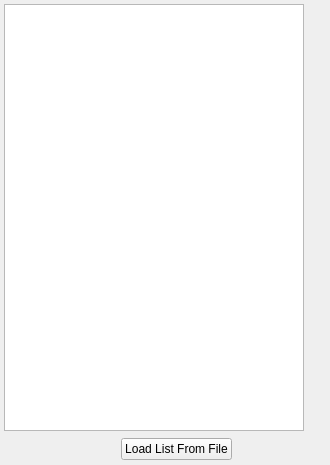
<?xml version="1.0" encoding="UTF-8"?>
<ui version="4.0">
 <class>StatsGenMDFWidget</class>
 <widget class="QWidget" name="StatsGenMDFWidget">
  <property name="geometry">
   <rect>
    <x>0</x>
    <y>0</y>
    <width>330</width>
    <height>465</height>
   </rect>
  </property>
  <property name="windowTitle">
   <string>Form</string>
  </property>
  <layout class="QHBoxLayout" name="horizontalLayout">
   <property name="leftMargin">
    <number>4</number>
   </property>
   <property name="topMargin">
    <number>4</number>
   </property>
   <property name="rightMargin">
    <number>4</number>
   </property>
   <property name="bottomMargin">
    <number>4</number>
   </property>
   <item>
    <layout class="QVBoxLayout" name="verticalLayout_6">
     <item>
      <widget class="QTableView" name="m_MDFTableView">
       <property name="sizePolicy">
        <sizepolicy hsizetype="Minimum" vsizetype="Ignored">
         <horstretch>0</horstretch>
         <verstretch>0</verstretch>
        </sizepolicy>
       </property>
       <property name="minimumSize">
        <size>
         <width>300</width>
         <height>0</height>
        </size>
       </property>
       <property name="verticalScrollMode">
        <enum>QAbstractItemView::ScrollPerPixel</enum>
       </property>
       <property name="horizontalScrollMode">
        <enum>QAbstractItemView::ScrollPerPixel</enum>
       </property>
       <property name="cornerButtonEnabled">
        <bool>false</bool>
       </property>
      </widget>
     </item>
     <item>
      <layout class="QHBoxLayout" name="horizontalLayout_2" stretch="0,0,0,0">
       <property name="spacing">
        <number>6</number>
       </property>
       <property name="sizeConstraint">
        <enum>QLayout::SetMinAndMaxSize</enum>
       </property>
       <item>
        <widget class="QPushButton" name="addMDFRowBtn">
         <property name="minimumSize">
          <size>
           <width>24</width>
           <height>24</height>
          </size>
         </property>
         <property name="maximumSize">
          <size>
           <width>24</width>
           <height>24</height>
          </size>
         </property>
         <property name="toolTip">
          <string>Add MDF Weight</string>
         </property>
         <property name="text">
          <string/>
         </property>
         <property name="icon">
          <iconset resource="../../../../Resources/icons/images/Icons.qrc">
           <normaloff>:/add2.png</normaloff>:/add2.png</iconset>
         </property>
         <property name="iconSize">
          <size>
           <width>24</width>
           <height>24</height>
          </size>
         </property>
         <property name="flat">
          <bool>true</bool>
         </property>
        </widget>
       </item>
       <item>
        <widget class="QPushButton" name="deleteMDFRowBtn">
         <property name="sizePolicy">
          <sizepolicy hsizetype="Fixed" vsizetype="Fixed">
           <horstretch>0</horstretch>
           <verstretch>0</verstretch>
          </sizepolicy>
         </property>
         <property name="minimumSize">
          <size>
           <width>24</width>
           <height>24</height>
          </size>
         </property>
         <property name="maximumSize">
          <size>
           <width>24</width>
           <height>24</height>
          </size>
         </property>
         <property name="toolTip">
          <string>Delete MDF Weight</string>
         </property>
         <property name="text">
          <string/>
         </property>
         <property name="icon">
          <iconset resource="../../../../Resources/icons/images/Icons.qrc">
           <normaloff>:/delete2.png</normaloff>:/delete2.png</iconset>
         </property>
         <property name="iconSize">
          <size>
           <width>24</width>
           <height>24</height>
          </size>
         </property>
         <property name="flat">
          <bool>true</bool>
         </property>
        </widget>
       </item>
       <item>
        <widget class="QPushButton" name="loadMDFBtn">
         <property name="sizePolicy">
          <sizepolicy hsizetype="Maximum" vsizetype="Fixed">
           <horstretch>0</horstretch>
           <verstretch>0</verstretch>
          </sizepolicy>
         </property>
         <property name="text">
          <string>Load List From File</string>
         </property>
        </widget>
       </item>
       <item>
        <widget class="QPushButton" name="m_MDFUpdateBtn">
         <property name="sizePolicy">
          <sizepolicy hsizetype="Fixed" vsizetype="Fixed">
           <horstretch>0</horstretch>
           <verstretch>0</verstretch>
          </sizepolicy>
         </property>
         <property name="minimumSize">
          <size>
           <width>24</width>
           <height>24</height>
          </size>
         </property>
         <property name="maximumSize">
          <size>
           <width>24</width>
           <height>24</height>
          </size>
         </property>
         <property name="toolTip">
          <string>Refresh MDF Plot</string>
         </property>
         <property name="text">
          <string/>
         </property>
         <property name="icon">
          <iconset resource="../../../../Resources/icons/images/Icons.qrc">
           <normaloff>:/refresh.png</normaloff>:/refresh.png</iconset>
         </property>
         <property name="iconSize">
          <size>
           <width>24</width>
           <height>24</height>
          </size>
         </property>
         <property name="flat">
          <bool>true</bool>
         </property>
        </widget>
       </item>
      </layout>
     </item>
    </layout>
   </item>
   <item>
    <widget class="QwtPlot" name="m_MDFPlot">
     <property name="sizePolicy">
      <sizepolicy hsizetype="Ignored" vsizetype="Ignored">
       <horstretch>0</horstretch>
       <verstretch>0</verstretch>
      </sizepolicy>
     </property>
    </widget>
   </item>
  </layout>
 </widget>
 <customwidgets>
  <customwidget>
   <class>QwtPlot</class>
   <extends>QFrame</extends>
   <header>qwt_plot.h</header>
   <container>1</container>
  </customwidget>
 </customwidgets>
 <resources>
  <include location="../../../../Resources/icons/images/Icons.qrc"/>
 </resources>
 <connections/>
</ui>
